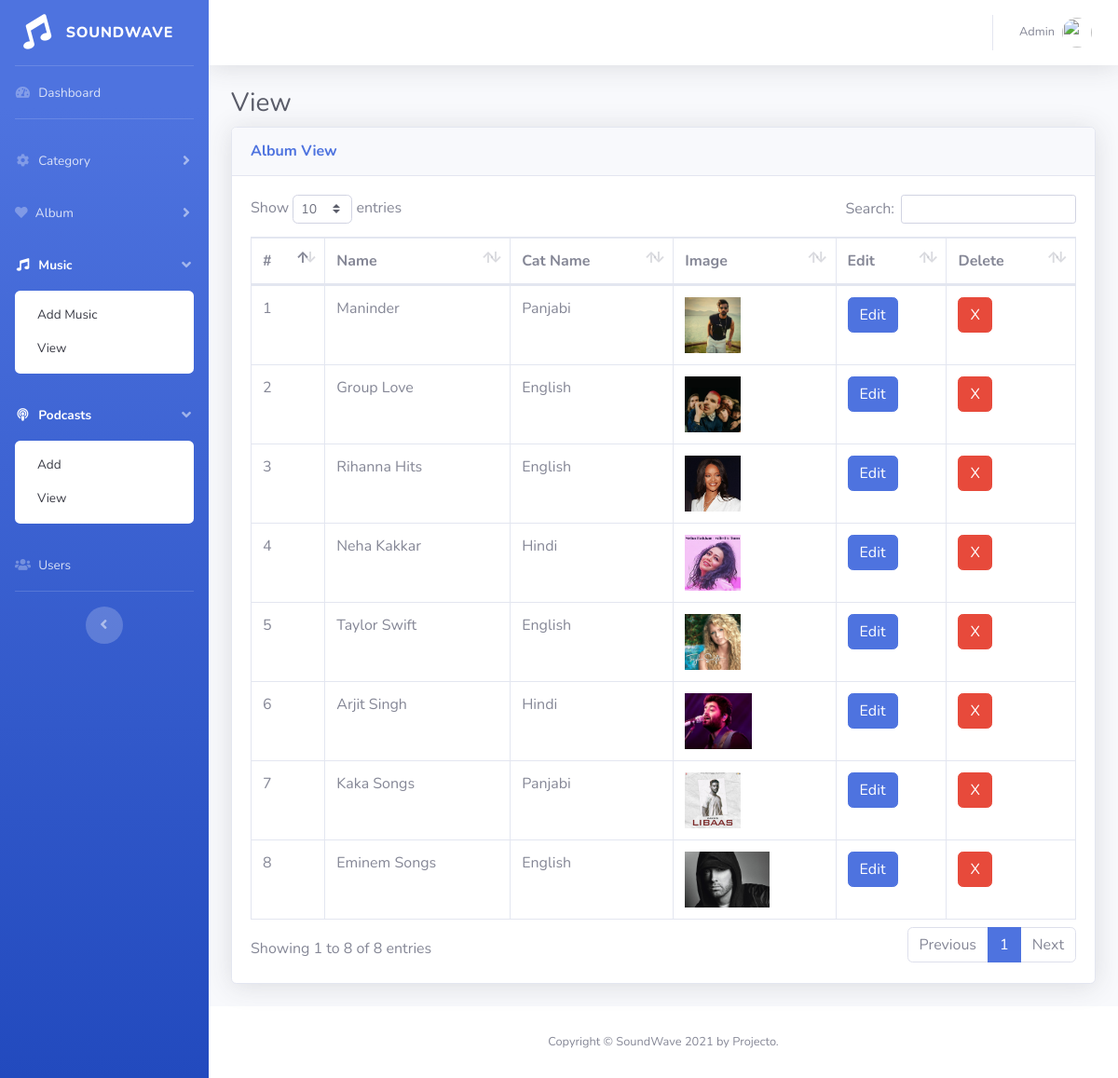
Page /admin/viewalbum.php (signed in) on the committed database.
### tables this page shows
CREATE TABLE `album` (
  `id` int(11) NOT NULL,
  `album_name` varchar(300) DEFAULT NULL,
  `album_image` varchar(300) DEFAULT NULL,
  `cat_id` int(11) DEFAULT NULL
);

CREATE TABLE `category` (
  `id` int(11) NOT NULL,
  `category_name` varchar(1500) NOT NULL
);

### admin/dbconfig.php (called while the page is built, shortened)
<?php
function select($query)
{
	$cid=mysqli_connect(server,user,password,database) or die("connection error");
	$result=mysqli_query($cid,$query);
	return $result;
}
?>

### admin/viewalbum.php (the view, shortened to what this page needs)
<?php
require_once"dbconfig.php";
?>
<!DOCTYPE html>
<html lang="en">
<head>
  <link href="vendor/fontawesome-free/css/all.min.css" rel="stylesheet" type="text/css">
  <link href="css/sb-admin-2.min.css" rel="stylesheet">
  <link href="vendor/datatables/dataTables.bootstrap4.min.css" rel="stylesheet">
</head>
<body id="page-top">
  <div id="wrapper">
     <?php include"sidebar.php";?>
    <div id="content-wrapper" class="d-flex flex-column">
      <div id="content">
        <?php include"topbar.php";?>
        <div class="container-fluid">
          <h1 class="h3 mb-2 text-gray-800">View </h1>
          <div class="card shadow mb-4">
            <div class="card-header py-3">
              <h6 class="m-0 font-weight-bold text-primary">Album View</h6>
            </div>
            <div class="card-body">
              <div class="table-responsive">
                <table class="table table-bordered" id="dataTable" width="100%" cellspacing="0">
                  <thead>
                    <tr>
                      <th>#</th>
                      <th>Name</th>
                      <th>Cat Name</th>
                      <th>Image</th>
                      <th>Edit</th>
                      <th>Delete</th>
                      </tr>
                  </thead>
                  <tbody>
				  <?php
                  $n=1;
				  $res=select("select * from album order by id desc");
				  while($r=mysqli_fetch_array($res))
				  {
					  extract($r);
				  ?>
                    <tr>
                      <td><?=$n?></td>
                      <td><?=ucwords($r[1])?></td>
                      <td><?php
                      $ok=select("select * from category where id='".$r['cat_id']."'");
                      $xt=mysqli_fetch_object($ok);
                     echo $xt->category_name;
                      ?></td>
                      <td><img src="img/<?=$album_image?>" style="height:60px"></td>
                      <td><a href="editalbum.php?id=<?=$r[0]?>"><button class="btn btn-primary">Edit</button></a></td>
                      <td><a href="removealbum.php?id=<?=$r[0]?>"><button class="btn btn-danger">X</button></a></td>
                    </tr>
                  <?php
				  $n++;
				  }
				  ?>
                  </tbody>
                </table>
              </div>
            </div>
          </div>
        </div>
      </div>
      <?php include'footer.php' ?>
    </div>
  </div>
</body>
</html>

### admin/sidebar.php (shortened to what this page needs)
<ul class="navbar-nav bg-gradient-primary sidebar sidebar-dark accordion" id="accordionSidebar">
     <a class="sidebar-brand d-flex align-items-center justify-content-center" href="index.php">
       <div class="sidebar-brand-icon rotate-n-15">
         <i class="fas fa-music"></i>
       </div>
       <div class="sidebar-brand-text mx-3">SoundWave<sup></sup></div>
     </a>
     <hr class="sidebar-divider my-0">
     <li class="nav-item">
       <a class="nav-link" href="index.php">
         <i class="fas fa-fw fa-tachometer-alt"></i>
         <span>Dashboard</span></a>
     </li>
     <hr class="sidebar-divider">
     <li class="nav-item">
       <a class="nav-link collapsed" href="#" data-toggle="collapse" data-target="#collapseTwo3" aria-expanded="true" aria-controls="collapseTwo">
         <i class="fas fa-fw fa-cog"></i>
         <span>Category</span>
       </a>
     </li>
     <li class="nav-item">
       <a class="nav-link collapsed" href="#" data-toggle="collapse" data-target="#collapseTwo" aria-expanded="true" aria-controls="collapseTwo">
       <i class="fas fa-heart"></i>
         <span>Album</span>
       </a>
     </li>
     <li class="nav-item active">
       <a class="nav-link" href="#" data-toggle="collapse" data-target="#collapseUtilities" aria-expanded="true" aria-controls="collapseUtilities">
         <i class="fas fa-fw fa-music"></i>
         <span>Music</span>
       </a>
       <div id="collapseUtilities" class="collapse show" aria-labelledby="headingUtilities" data-parent="#accordionSidebar">
         <div class="bg-white py-2 collapse-inner rounded">
           <a class="collapse-item" href="addmusic.php">Add Music</a>
           <a class="collapse-item" href="viewmusic.php">View</a>
           </div>
       </div>
     </li>
     <li class="nav-item active">
       <a class="nav-link" href="#" data-toggle="collapse" data-target="#collapseUtilities" aria-expanded="true" aria-controls="collapseUtilities">
         <i class="fas fa-fw fa-podcast"></i>
         <span>Podcasts</span>
       </a>
       <div id="collapseUtilities" class="collapse show" aria-labelledby="headingUtilities" data-parent="#accordionSidebar">
         <div class="bg-white py-2 collapse-inner rounded">
           <a class="collapse-item" href="addpodcast.php">Add</a>
           <a class="collapse-item" href="viewpodcast.php">View</a>
           </div>
       </div>
     </li>
     <li class="nav-item">
       <a class="nav-link" href="viewuser.php">
         <i class="fas fa-fw fa-users"></i>
         <span>Users</span></a>
     </li>
     <hr class="sidebar-divider d-none d-md-block">
     <div class="text-center d-none d-md-inline">
       <button class="rounded-circle border-0" id="sidebarToggle"></button>
     </div>
   </ul>

### admin/topbar.php (shortened to what this page needs)
<nav class="navbar navbar-expand navbar-light bg-white topbar mb-4 static-top shadow">
         <ul class="navbar-nav ml-auto">
           <li class="nav-item dropdown no-arrow">
             <a class="nav-link dropdown-toggle" href="#" id="userDropdown" role="button" data-toggle="dropdown" aria-haspopup="true" aria-expanded="false">
               <span class="mr-2 d-none d-lg-inline text-gray-600 small">Admin</span>
               <img class="img-profile rounded-circle" src="https://source.unsplash.com/QAB-WJcbgJk/60x60">
             </a>
           </li>
         </ul>
       </nav>

### admin/footer.php
<footer class="sticky-footer bg-white">
        <div class="container my-auto">
          <div class="copyright text-center my-auto">
            <span>Copyright &copy; SoundWave 2021 by Projecto.</span>
          </div>
        </div>
      </footer>

### rows in the picture
album: album_name "Maninder", category.category_name "Panjabi", album_image (picture)
album: album_name "Group Love", category.category_name "English", album_image (picture)
album: album_name "Rihanna Hits", category.category_name "English", album_image (picture)
album: album_name "Neha Kakkar", category.category_name "Hindi", album_image (picture)
album: album_name "Taylor Swift", category.category_name "English", album_image (picture)
album: album_name "Arjit Singh", category.category_name "Hindi", album_image (picture)
album: album_name "Kaka Songs", category.category_name "Panjabi", album_image (picture)
album: album_name "Eminem Songs", category.category_name "English", album_image (picture)
